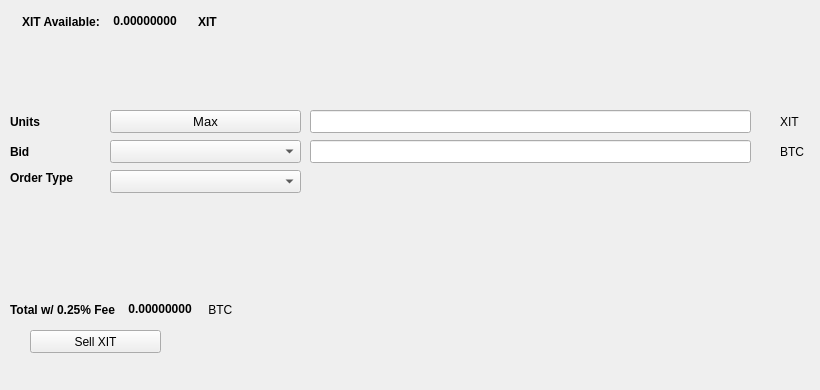
   <widget class="QWidget" name="SellTab">
    <attribute name="title">
     <string>Sell</string>
    </attribute>
    <widget class="QLabel" name="label_16">
     <property name="geometry">
      <rect>
       <x>780</x>
       <y>140</y>
       <width>31</width>
       <height>23</height>
      </rect>
     </property>
     <property name="text">
      <string>BTC</string>
     </property>
    </widget>
    <widget class="QComboBox" name="SellBidcomboBox">
     <property name="geometry">
      <rect>
       <x>110</x>
       <y>140</y>
       <width>191</width>
       <height>23</height>
      </rect>
     </property>
     <property name="font">
      <font>
       <pointsize>10</pointsize>
      </font>
     </property>
    </widget>
    <widget class="QLabel" name="label_18">
     <property name="geometry">
      <rect>
       <x>10</x>
       <y>110</y>
       <width>46</width>
       <height>23</height>
      </rect>
     </property>
     <property name="font">
      <font>
       <weight>75</weight>
       <bold>true</bold>
      </font>
     </property>
     <property name="text">
      <string>Units</string>
     </property>
    </widget>
    <widget class="QPushButton" name="Sell_Max_Amount">
     <property name="geometry">
      <rect>
       <x>110</x>
       <y>110</y>
       <width>191</width>
       <height>23</height>
      </rect>
     </property>
     <property name="font">
      <font>
       <pointsize>10</pointsize>
      </font>
     </property>
     <property name="text">
      <string>Max</string>
     </property>
    </widget>
    <widget class="QLabel" name="label_20">
     <property name="geometry">
      <rect>
       <x>10</x>
       <y>170</y>
       <width>91</width>
       <height>16</height>
      </rect>
     </property>
     <property name="font">
      <font>
       <weight>75</weight>
       <bold>true</bold>
      </font>
     </property>
     <property name="text">
      <string>Order Type</string>
     </property>
    </widget>
    <widget class="QComboBox" name="SellOrdertypeCombo">
     <property name="geometry">
      <rect>
       <x>110</x>
       <y>170</y>
       <width>191</width>
       <height>23</height>
      </rect>
     </property>
     <property name="font">
      <font>
       <pointsize>10</pointsize>
      </font>
     </property>
    </widget>
    <widget class="QLabel" name="label_21">
     <property name="geometry">
      <rect>
       <x>10</x>
       <y>140</y>
       <width>46</width>
       <height>23</height>
      </rect>
     </property>
     <property name="font">
      <font>
       <weight>75</weight>
       <bold>true</bold>
      </font>
     </property>
     <property name="text">
      <string>Bid</string>
     </property>
    </widget>
    <widget class="QLabel" name="label_22">
     <property name="geometry">
      <rect>
       <x>780</x>
       <y>110</y>
       <width>31</width>
       <height>23</height>
      </rect>
     </property>
     <property name="text">
      <string>XIT</string>
     </property>
    </widget>
    <widget class="QLineEdit" name="UnitsInputXIT">
     <property name="geometry">
      <rect>
       <x>310</x>
       <y>110</y>
       <width>441</width>
       <height>23</height>
      </rect>
     </property>
     <property name="font">
      <font>
       <pointsize>9</pointsize>
       <weight>75</weight>
       <bold>true</bold>
      </font>
     </property>
    </widget>
    <widget class="QLineEdit" name="SellBidPriceEdit">
     <property name="geometry">
      <rect>
       <x>310</x>
       <y>140</y>
       <width>441</width>
       <height>23</height>
      </rect>
     </property>
     <property name="font">
      <font>
       <pointsize>9</pointsize>
       <weight>75</weight>
       <bold>true</bold>
      </font>
     </property>
    </widget>
    <widget class="QPushButton" name="SellXITBTN">
     <property name="geometry">
      <rect>
       <x>30</x>
       <y>330</y>
       <width>131</width>
       <height>23</height>
      </rect>
     </property>
     <property name="text">
      <string>Sell XIT</string>
     </property>
     <property name="icon">
      <iconset resource="../ittrium">
       <normaloff>:/icons/bitcoin</normaloff>:/icons/bitcoin</iconset>
     </property>
    </widget>
    <widget class="QWidget" name="layoutWidget3">
     <property name="geometry">
      <rect>
       <x>22</x>
       <y>12</y>
       <width>258</width>
       <height>19</height>
      </rect>
     </property>
     <layout class="QHBoxLayout" name="horizontalLayout">
      <item>
       <widget class="QLabel" name="label232_2">
        <property name="font">
         <font>
          <weight>75</weight>
          <bold>true</bold>
         </font>
        </property>
        <property name="text">
         <string>XIT Available:</string>
        </property>
       </widget>
      </item>
      <item>
       <widget class="QLabel" name="XITAvailableLabel">
        <property name="palette">
         <palette>
          <active>
           <colorrole role="WindowText">
            <brush brushstyle="SolidPattern">
             <color alpha="255">
              <red>0</red>
              <green>0</green>
              <blue>0</blue>
             </color>
            </brush>
           </colorrole>
           <colorrole role="Button">
            <brush brushstyle="SolidPattern">
             <color alpha="255">
              <red>0</red>
              <green>170</green>
              <blue>0</blue>
             </color>
            </brush>
           </colorrole>
           <colorrole role="Light">
            <brush brushstyle="SolidPattern">
             <color alpha="255">
              <red>0</red>
              <green>255</green>
              <blue>0</blue>
             </color>
            </brush>
           </colorrole>
           <colorrole role="Midlight">
            <brush brushstyle="SolidPattern">
             <color alpha="255">
              <red>0</red>
              <green>212</green>
              <blue>0</blue>
             </color>
            </brush>
           </colorrole>
           <colorrole role="Dark">
            <brush brushstyle="SolidPattern">
             <color alpha="255">
              <red>0</red>
              <green>85</green>
              <blue>0</blue>
             </color>
            </brush>
           </colorrole>
           <colorrole role="Mid">
            <brush brushstyle="SolidPattern">
             <color alpha="255">
              <red>0</red>
              <green>113</green>
              <blue>0</blue>
             </color>
            </brush>
           </colorrole>
           <colorrole role="Text">
            <brush brushstyle="SolidPattern">
             <color alpha="255">
              <red>0</red>
              <green>170</green>
              <blue>0</blue>
             </color>
            </brush>
           </colorrole>
           <colorrole role="BrightText">
            <brush brushstyle="SolidPattern">
             <color alpha="255">
              <red>255</red>
              <green>255</green>
              <blue>255</blue>
             </color>
            </brush>
           </colorrole>
           <colorrole role="ButtonText">
            <brush brushstyle="SolidPattern">
             <color alpha="255">
              <red>0</red>
              <green>0</green>
              <blue>0</blue>
             </color>
            </brush>
           </colorrole>
           <colorrole role="Base">
            <brush brushstyle="SolidPattern">
             <color alpha="255">
              <red>255</red>
              <green>255</green>
              <blue>255</blue>
             </color>
            </brush>
           </colorrole>
           <colorrole role="Window">
            <brush brushstyle="SolidPattern">
             <color alpha="255">
              <red>0</red>
              <green>170</green>
              <blue>0</blue>
             </color>
            </brush>
           </colorrole>
           <colorrole role="Shadow">
            <brush brushstyle="SolidPattern">
             <color alpha="255">
              <red>0</red>
              <green>0</green>
              <blue>0</blue>
             </color>
            </brush>
           </colorrole>
           <colorrole role="AlternateBase">
            <brush brushstyle="SolidPattern">
             <color alpha="255">
              <red>127</red>
              <green>212</green>
              <blue>127</blue>
             </color>
            </brush>
           </colorrole>
           <colorrole role="ToolTipBase">
            <brush brushstyle="SolidPattern">
             <color alpha="255">
              <red>255</red>
              <green>255</green>
              <blue>220</blue>
             </color>
            </brush>
           </colorrole>
           <colorrole role="ToolTipText">
            <brush brushstyle="SolidPattern">
             <color alpha="255">
              <red>0</red>
              <green>0</green>
              <blue>0</blue>
             </color>
            </brush>
           </colorrole>
          </active>
          <inactive>
           <colorrole role="WindowText">
            <brush brushstyle="SolidPattern">
             <color alpha="255">
              <red>0</red>
              <green>0</green>
              <blue>0</blue>
             </color>
            </brush>
           </colorrole>
           <colorrole role="Button">
            <brush brushstyle="SolidPattern">
             <color alpha="255">
              <red>0</red>
              <green>170</green>
              <blue>0</blue>
             </color>
            </brush>
           </colorrole>
           <colorrole role="Light">
            <brush brushstyle="SolidPattern">
             <color alpha="255">
              <red>0</red>
              <green>255</green>
              <blue>0</blue>
             </color>
            </brush>
           </colorrole>
           <colorrole role="Midlight">
            <brush brushstyle="SolidPattern">
             <color alpha="255">
              <red>0</red>
              <green>212</green>
              <blue>0</blue>
             </color>
            </brush>
           </colorrole>
           <colorrole role="Dark">
            <brush brushstyle="SolidPattern">
             <color alpha="255">
              <red>0</red>
              <green>85</green>
              <blue>0</blue>
             </color>
            </brush>
           </colorrole>
           <colorrole role="Mid">
            <brush brushstyle="SolidPattern">
             <color alpha="255">
              <red>0</red>
              <green>113</green>
              <blue>0</blue>
             </color>
            </brush>
           </colorrole>
           <colorrole role="Text">
            <brush brushstyle="SolidPattern">
             <color alpha="255">
              <red>0</red>
              <green>170</green>
              <blue>0</blue>
             </color>
            </brush>
           </colorrole>
           <colorrole role="BrightText">
            <brush brushstyle="SolidPattern">
             <color alpha="255">
              <red>255</red>
              <green>255</green>
              <blue>255</blue>
             </color>
            </brush>
           </colorrole>
           <colorrole role="ButtonText">
            <brush brushstyle="SolidPattern">
             <color alpha="255">
              <red>0</red>
              <green>0</green>
              <blue>0</blue>
             </color>
            </brush>
           </colorrole>
           <colorrole role="Base">
            <brush brushstyle="SolidPattern">
             <color alpha="255">
              <red>255</red>
              <green>255</green>
              <blue>255</blue>
             </color>
            </brush>
           </colorrole>
           <colorrole role="Window">
            <brush brushstyle="SolidPattern">
             <color alpha="255">
              <red>0</red>
              <green>170</green>
              <blue>0</blue>
             </color>
            </brush>
           </colorrole>
           <colorrole role="Shadow">
            <brush brushstyle="SolidPattern">
             <color alpha="255">
              <red>0</red>
              <green>0</green>
              <blue>0</blue>
             </color>
            </brush>
           </colorrole>
           <colorrole role="AlternateBase">
            <brush brushstyle="SolidPattern">
             <color alpha="255">
              <red>127</red>
              <green>212</green>
              <blue>127</blue>
             </color>
            </brush>
           </colorrole>
           <colorrole role="ToolTipBase">
            <brush brushstyle="SolidPattern">
             <color alpha="255">
              <red>255</red>
              <green>255</green>
              <blue>220</blue>
             </color>
            </brush>
           </colorrole>
           <colorrole role="ToolTipText">
            <brush brushstyle="SolidPattern">
             <color alpha="255">
              <red>0</red>
              <green>0</green>
              <blue>0</blue>
             </color>
            </brush>
           </colorrole>
          </inactive>
          <disabled>
           <colorrole role="WindowText">
            <brush brushstyle="SolidPattern">
             <color alpha="255">
              <red>0</red>
              <green>85</green>
              <blue>0</blue>
             </color>
            </brush>
           </colorrole>
           <colorrole role="Button">
            <brush brushstyle="SolidPattern">
             <color alpha="255">
              <red>0</red>
              <green>170</green>
              <blue>0</blue>
             </color>
            </brush>
           </colorrole>
           <colorrole role="Light">
            <brush brushstyle="SolidPattern">
             <color alpha="255">
              <red>0</red>
              <green>255</green>
              <blue>0</blue>
             </color>
            </brush>
           </colorrole>
           <colorrole role="Midlight">
            <brush brushstyle="SolidPattern">
             <color alpha="255">
              <red>0</red>
              <green>212</green>
              <blue>0</blue>
             </color>
            </brush>
           </colorrole>
           <colorrole role="Dark">
            <brush brushstyle="SolidPattern">
             <color alpha="255">
              <red>0</red>
              <green>85</green>
              <blue>0</blue>
             </color>
            </brush>
           </colorrole>
           <colorrole role="Mid">
            <brush brushstyle="SolidPattern">
             <color alpha="255">
              <red>0</red>
              <green>113</green>
              <blue>0</blue>
             </color>
            </brush>
           </colorrole>
           <colorrole role="Text">
            <brush brushstyle="SolidPattern">
             <color alpha="255">
              <red>0</red>
              <green>85</green>
              <blue>0</blue>
             </color>
            </brush>
           </colorrole>
           <colorrole role="BrightText">
            <brush brushstyle="SolidPattern">
             <color alpha="255">
              <red>255</red>
              <green>255</green>
              <blue>255</blue>
             </color>
            </brush>
           </colorrole>
           <colorrole role="ButtonText">
            <brush brushstyle="SolidPattern">
             <color alpha="255">
              <red>0</red>
              <green>85</green>
              <blue>0</blue>
             </color>
            </brush>
           </colorrole>
           <colorrole role="Base">
            <brush brushstyle="SolidPattern">
             <color alpha="255">
              <red>0</red>
              <green>170</green>
              <blue>0</blue>
             </color>
            </brush>
           </colorrole>
           <colorrole role="Window">
            <brush brushstyle="SolidPattern">
             <color alpha="255">
              <red>0</red>
              <green>170</green>
              <blue>0</blue>
             </color>
            </brush>
           </colorrole>
           <colorrole role="Shadow">
            <brush brushstyle="SolidPattern">
             <color alpha="255">
              <red>0</red>
              <green>0</green>
              <blue>0</blue>
             </color>
            </brush>
           </colorrole>
           <colorrole role="AlternateBase">
            <brush brushstyle="SolidPattern">
             <color alpha="255">
              <red>0</red>
              <green>170</green>
              <blue>0</blue>
             </color>
            </brush>
           </colorrole>
           <colorrole role="ToolTipBase">
            <brush brushstyle="SolidPattern">
             <color alpha="255">
              <red>255</red>
              <green>255</green>
              <blue>220</blue>
             </color>
            </brush>
           </colorrole>
           <colorrole role="ToolTipText">
            <brush brushstyle="SolidPattern">
             <color alpha="255">
              <red>0</red>
              <green>0</green>
              <blue>0</blue>
             </color>
            </brush>
           </colorrole>
          </disabled>
         </palette>
        </property>
        <property name="font">
         <font>
          <weight>75</weight>
          <bold>true</bold>
         </font>
        </property>
        <property name="text">
         <string> 0.00000000 </string>
        </property>
        <property name="textInteractionFlags">
         <set>Qt::LinksAccessibleByMouse|Qt::TextSelectableByKeyboard|Qt::TextSelectableByMouse</set>
        </property>
       </widget>
      </item>
      <item>
       <widget class="QLabel" name="labelXIT">
        <property name="font">
         <font>
          <weight>75</weight>
          <bold>true</bold>
         </font>
        </property>
        <property name="text">
         <string>XIT</string>
        </property>
       </widget>
      </item>
     </layout>
    </widget>
    <widget class="QWidget" name="layoutWidget">
     <property name="geometry">
      <rect>
       <x>10</x>
       <y>300</y>
       <width>268</width>
       <height>19</height>
      </rect>
     </property>
     <layout class="QHBoxLayout" name="horizontalLayout_2">
      <item>
       <widget class="QLabel" name="label_19">
        <property name="font">
         <font>
          <weight>75</weight>
          <bold>true</bold>
         </font>
        </property>
        <property name="text">
         <string>Total w/ 0.25% Fee </string>
        </property>
       </widget>
      </item>
      <item>
       <widget class="QLabel" name="SellCostLabel">
        <property name="palette">
         <palette>
          <active>
           <colorrole role="WindowText">
            <brush brushstyle="SolidPattern">
             <color alpha="255">
              <red>0</red>
              <green>0</green>
              <blue>0</blue>
             </color>
            </brush>
           </colorrole>
           <colorrole role="Button">
            <brush brushstyle="SolidPattern">
             <color alpha="255">
              <red>0</red>
              <green>170</green>
              <blue>0</blue>
             </color>
            </brush>
           </colorrole>
           <colorrole role="Light">
            <brush brushstyle="SolidPattern">
             <color alpha="255">
              <red>0</red>
              <green>255</green>
              <blue>0</blue>
             </color>
            </brush>
           </colorrole>
           <colorrole role="Midlight">
            <brush brushstyle="SolidPattern">
             <color alpha="255">
              <red>0</red>
              <green>212</green>
              <blue>0</blue>
             </color>
            </brush>
           </colorrole>
           <colorrole role="Dark">
            <brush brushstyle="SolidPattern">
             <color alpha="255">
              <red>0</red>
              <green>85</green>
              <blue>0</blue>
             </color>
            </brush>
           </colorrole>
           <colorrole role="Mid">
            <brush brushstyle="SolidPattern">
             <color alpha="255">
              <red>0</red>
              <green>113</green>
              <blue>0</blue>
             </color>
            </brush>
           </colorrole>
           <colorrole role="Text">
            <brush brushstyle="SolidPattern">
             <color alpha="255">
              <red>0</red>
              <green>170</green>
              <blue>0</blue>
             </color>
            </brush>
           </colorrole>
           <colorrole role="BrightText">
            <brush brushstyle="SolidPattern">
             <color alpha="255">
              <red>255</red>
              <green>255</green>
              <blue>255</blue>
             </color>
            </brush>
           </colorrole>
           <colorrole role="ButtonText">
            <brush brushstyle="SolidPattern">
             <color alpha="255">
              <red>0</red>
              <green>0</green>
              <blue>0</blue>
             </color>
            </brush>
           </colorrole>
           <colorrole role="Base">
            <brush brushstyle="SolidPattern">
             <color alpha="255">
              <red>255</red>
              <green>255</green>
              <blue>255</blue>
             </color>
            </brush>
           </colorrole>
           <colorrole role="Window">
            <brush brushstyle="SolidPattern">
             <color alpha="255">
              <red>0</red>
              <green>170</green>
              <blue>0</blue>
             </color>
            </brush>
           </colorrole>
           <colorrole role="Shadow">
            <brush brushstyle="SolidPattern">
             <color alpha="255">
              <red>0</red>
              <green>0</green>
              <blue>0</blue>
             </color>
            </brush>
           </colorrole>
           <colorrole role="AlternateBase">
            <brush brushstyle="SolidPattern">
             <color alpha="255">
              <red>127</red>
              <green>212</green>
              <blue>127</blue>
             </color>
            </brush>
           </colorrole>
           <colorrole role="ToolTipBase">
            <brush brushstyle="SolidPattern">
             <color alpha="255">
              <red>255</red>
              <green>255</green>
              <blue>220</blue>
             </color>
            </brush>
           </colorrole>
           <colorrole role="ToolTipText">
            <brush brushstyle="SolidPattern">
             <color alpha="255">
              <red>0</red>
              <green>0</green>
              <blue>0</blue>
             </color>
            </brush>
           </colorrole>
          </active>
          <inactive>
           <colorrole role="WindowText">
            <brush brushstyle="SolidPattern">
             <color alpha="255">
              <red>0</red>
              <green>0</green>
              <blue>0</blue>
             </color>
            </brush>
           </colorrole>
           <colorrole role="Button">
            <brush brushstyle="SolidPattern">
             <color alpha="255">
              <red>0</red>
              <green>170</green>
              <blue>0</blue>
             </color>
            </brush>
           </colorrole>
           <colorrole role="Light">
            <brush brushstyle="SolidPattern">
             <color alpha="255">
              <red>0</red>
              <green>255</green>
              <blue>0</blue>
             </color>
            </brush>
           </colorrole>
           <colorrole role="Midlight">
            <brush brushstyle="SolidPattern">
             <color alpha="255">
              <red>0</red>
              <green>212</green>
              <blue>0</blue>
             </color>
            </brush>
           </colorrole>
           <colorrole role="Dark">
            <brush brushstyle="SolidPattern">
             <color alpha="255">
              <red>0</red>
              <green>85</green>
              <blue>0</blue>
             </color>
            </brush>
           </colorrole>
           <colorrole role="Mid">
            <brush brushstyle="SolidPattern">
             <color alpha="255">
              <red>0</red>
              <green>113</green>
              <blue>0</blue>
             </color>
            </brush>
           </colorrole>
           <colorrole role="Text">
            <brush brushstyle="SolidPattern">
             <color alpha="255">
              <red>0</red>
              <green>170</green>
              <blue>0</blue>
             </color>
            </brush>
           </colorrole>
           <colorrole role="BrightText">
            <brush brushstyle="SolidPattern">
             <color alpha="255">
              <red>255</red>
              <green>255</green>
              <blue>255</blue>
             </color>
            </brush>
           </colorrole>
           <colorrole role="ButtonText">
            <brush brushstyle="SolidPattern">
             <color alpha="255">
              <red>0</red>
              <green>0</green>
              <blue>0</blue>
             </color>
            </brush>
           </colorrole>
           <colorrole role="Base">
            <brush brushstyle="SolidPattern">
             <color alpha="255">
              <red>255</red>
              <green>255</green>
              <blue>255</blue>
             </color>
            </brush>
           </colorrole>
           <colorrole role="Window">
            <brush brushstyle="SolidPattern">
             <color alpha="255">
              <red>0</red>
              <green>170</green>
              <blue>0</blue>
             </color>
            </brush>
           </colorrole>
           <colorrole role="Shadow">
            <brush brushstyle="SolidPattern">
             <color alpha="255">
              <red>0</red>
              <green>0</green>
              <blue>0</blue>
             </color>
            </brush>
           </colorrole>
           <colorrole role="AlternateBase">
            <brush brushstyle="SolidPattern">
             <color alpha="255">
              <red>127</red>
              <green>212</green>
              <blue>127</blue>
             </color>
            </brush>
           </colorrole>
           <colorrole role="ToolTipBase">
            <brush brushstyle="SolidPattern">
             <color alpha="255">
              <red>255</red>
              <green>255</green>
              <blue>220</blue>
             </color>
            </brush>
           </colorrole>
           <colorrole role="ToolTipText">
            <brush brushstyle="SolidPattern">
             <color alpha="255">
              <red>0</red>
              <green>0</green>
              <blue>0</blue>
             </color>
            </brush>
           </colorrole>
          </inactive>
          <disabled>
           <colorrole role="WindowText">
            <brush brushstyle="SolidPattern">
             <color alpha="255">
              <red>0</red>
              <green>85</green>
              <blue>0</blue>
             </color>
            </brush>
           </colorrole>
           <colorrole role="Button">
            <brush brushstyle="SolidPattern">
             <color alpha="255">
              <red>0</red>
              <green>170</green>
              <blue>0</blue>
             </color>
            </brush>
           </colorrole>
           <colorrole role="Light">
            <brush brushstyle="SolidPattern">
             <color alpha="255">
              <red>0</red>
              <green>255</green>
              <blue>0</blue>
             </color>
            </brush>
           </colorrole>
           <colorrole role="Midlight">
            <brush brushstyle="SolidPattern">
             <color alpha="255">
              <red>0</red>
              <green>212</green>
              <blue>0</blue>
             </color>
            </brush>
           </colorrole>
           <colorrole role="Dark">
            <brush brushstyle="SolidPattern">
             <color alpha="255">
              <red>0</red>
              <green>85</green>
              <blue>0</blue>
             </color>
            </brush>
           </colorrole>
           <colorrole role="Mid">
            <brush brushstyle="SolidPattern">
             <color alpha="255">
              <red>0</red>
              <green>113</green>
              <blue>0</blue>
             </color>
            </brush>
           </colorrole>
           <colorrole role="Text">
            <brush brushstyle="SolidPattern">
             <color alpha="255">
              <red>0</red>
              <green>85</green>
              <blue>0</blue>
             </color>
            </brush>
           </colorrole>
           <colorrole role="BrightText">
            <brush brushstyle="SolidPattern">
             <color alpha="255">
              <red>255</red>
              <green>255</green>
              <blue>255</blue>
             </color>
            </brush>
           </colorrole>
           <colorrole role="ButtonText">
            <brush brushstyle="SolidPattern">
             <color alpha="255">
              <red>0</red>
              <green>85</green>
              <blue>0</blue>
             </color>
            </brush>
           </colorrole>
           <colorrole role="Base">
            <brush brushstyle="SolidPattern">
             <color alpha="255">
              <red>0</red>
              <green>170</green>
              <blue>0</blue>
             </color>
            </brush>
           </colorrole>
           <colorrole role="Window">
            <brush brushstyle="SolidPattern">
             <color alpha="255">
              <red>0</red>
              <green>170</green>
              <blue>0</blue>
             </color>
            </brush>
           </colorrole>
           <colorrole role="Shadow">
            <brush brushstyle="SolidPattern">
             <color alpha="255">
              <red>0</red>
              <green>0</green>
              <blue>0</blue>
             </color>
            </brush>
           </colorrole>
           <colorrole role="AlternateBase">
            <brush brushstyle="SolidPattern">
             <color alpha="255">
              <red>0</red>
              <green>170</green>
              <blue>0</blue>
             </color>
            </brush>
           </colorrole>
           <colorrole role="ToolTipBase">
            <brush brushstyle="SolidPattern">
             <color alpha="255">
              <red>255</red>
              <green>255</green>
              <blue>220</blue>
             </color>
            </brush>
           </colorrole>
           <colorrole role="ToolTipText">
            <brush brushstyle="SolidPattern">
             <color alpha="255">
              <red>0</red>
              <green>0</green>
              <blue>0</blue>
             </color>
            </brush>
           </colorrole>
          </disabled>
         </palette>
        </property>
        <property name="font">
         <font>
          <weight>75</weight>
          <bold>true</bold>
         </font>
        </property>
        <property name="autoFillBackground">
         <bool>false</bool>
        </property>
        <property name="text">
         <string> 0.00000000</string>
        </property>
        <property name="textInteractionFlags">
         <set>Qt::LinksAccessibleByMouse|Qt::TextSelectableByMouse</set>
        </property>
       </widget>
      </item>
      <item>
       <widget class="QLabel" name="label_17">
        <property name="font">
         <font>
          <weight>50</weight>
          <bold>false</bold>
         </font>
        </property>
        <property name="text">
         <string> BTC</string>
        </property>
       </widget>
      </item>
     </layout>
    </widget>
    <widget class="QLabel" name="label_23">
     <property name="geometry">
      <rect>
       <x>460</x>
       <y>300</y>
       <width>281</width>
       <height>81</height>
      </rect>
     </property>
     <property name="text">
      <string/>
     </property>
     <property name="pixmap">
      <pixmap>:/images/bittrex</pixmap>
     </property>
    </widget>
   </widget>
